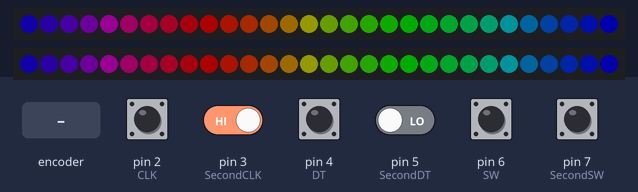
The sketch below on a simulated Arduino Uno, built with avr-gcc and run on an emulated ATmega328P. Parts: 2 × 30 RGB LEDs in strip order, left to right. The test bench sets the inputs (shaded band); at power-on: pin 2 (CLK), pin 3 (SecondCLK), pin 4 (DT), pin 6 (SW), pin 7 (SecondSW) HIGH, pin 5 (SecondDT) LOW. Dim RGB values are drawn brighter than linear.

Above: at 5.0 s.
5.1 s: rotary encoder on pin 2 (CLK) / pin 4 (DT) turned 1 step (first pin leading)
At 5.5 s:
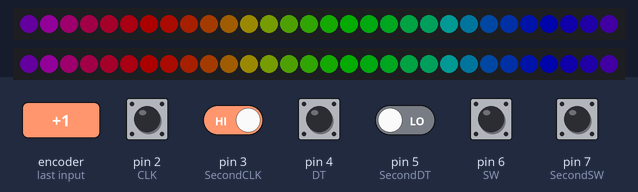
6.8 s: pin 3 (SecondCLK) driven LOW
At 6.8 s:
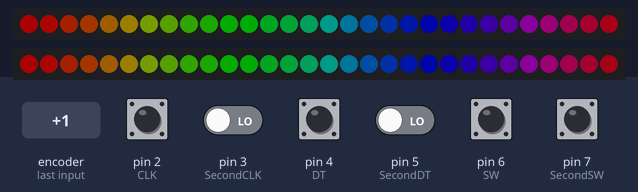
8.3 s: pin 3 (SecondCLK) driven HIGH
At 8.6 s:
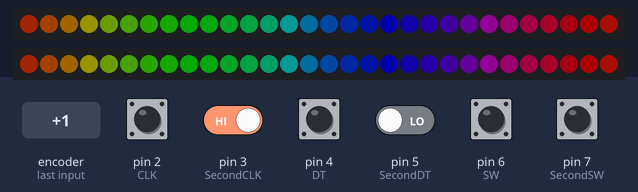
10.4 s: rotary encoder on pin 2 (CLK) / pin 4 (DT) turned 1 step (first pin leading)
At 36.6 s:
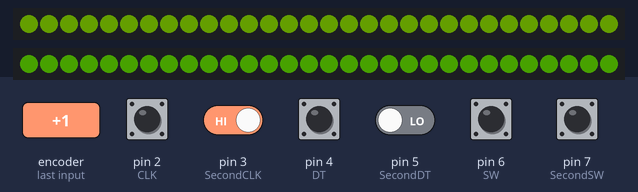

The sketch:

TwoStripTwoRotary.ino
```cpp
#include <Adafruit_NeoPixel.h>
#include <avr/power.h>

const int CLK = 2; // Used for generating interrupts using CLK signal
const int SecondCLK = 3; // Used for generating interrupts using CLK signal

const int DT = 4;  // Used for reading DT signal
const int SecondDT = 5;  // Used for reading DT signal

const int SW = 6;  // Used for the push button switch
const int SecondSW = 7;  // Used for the push button switch

#define NUMPIXELS      30

// Keep track of last rotary value
int lastCount = 50;
int SecondLastCount = 50;

bool changeLEDs = true;
bool SecondChangeLEDs = true;

bool changeBrightness = false;
bool SecondChangeBrightness = false;

int brightness = 50;
int SecondBrightness = 50;

int adjuster = 1;
int SecondAdjuster = 1;

Adafruit_NeoPixel pixels = Adafruit_NeoPixel(NUMPIXELS, 8, NEO_GRB + NEO_KHZ800);
Adafruit_NeoPixel SecondPixels = Adafruit_NeoPixel(NUMPIXELS, 9, NEO_GRB + NEO_KHZ800);

// Updated by the ISR (Interrupt Service Routine)
volatile int virtualPosition = 50;
volatile int SecondVirtualPosition = 50;

// ------------------------------------------------------------------
// INTERRUPT     INTERRUPT     INTERRUPT     INTERRUPT     INTERRUPT
// ------------------------------------------------------------------
void isr ()  {
  static unsigned long lastInterruptTime = 0;
  unsigned long interruptTime = millis();

  // If interrupts come faster than 5ms, assume it's a bounce and ignore
  if (interruptTime - lastInterruptTime > 5) {
    if (digitalRead(DT) == LOW)
    {
      virtualPosition-- ; // Could be -5 or -10
    }
    else {
      virtualPosition++ ; // Could be +5 or +10
    }
    if (virtualPosition >= 256)
    {
      virtualPosition = 0;
    }
    else if (virtualPosition < 0) {
      virtualPosition = 255;
    }
    // Restrict value from 0 to +100
    // virtualPosition = min(255, max(0, virtualPosition));

    // Keep track of when we were here last (no more than every 5ms)
    lastInterruptTime = interruptTime;
  }

}

void isr2 ()  {
  static unsigned long lastInterruptTime = 0;
  unsigned long interruptTime = millis();

  // If interrupts come faster than 5ms, assume it's a bounce and ignore
  if (interruptTime - lastInterruptTime > 5) {
    if (digitalRead(SecondDT) == LOW)
    {
      SecondVirtualPosition-- ; // Could be -5 or -10
    }
    else {
      SecondVirtualPosition++ ; // Could be +5 or +10
    }
    if (SecondVirtualPosition >= 256)
    {
      SecondVirtualPosition = 0;
    }
    else if (SecondVirtualPosition < 0) {
      SecondVirtualPosition = 255;
    }
    // Restrict value from 0 to +100
    // virtualPosition = min(255, max(0, virtualPosition));

    // Keep track of when we were here last (no more than every 5ms)
    lastInterruptTime = interruptTime;
  }

}

// ------------------------------------------------------------------
// SETUP    SETUP    SETUP    SETUP    SETUP    SETUP    SETUP
// ------------------------------------------------------------------
void setup() {
  // Just whilst we debug, view output on serial monitor
  // Serial.begin(9600);

  // Rotary pulses are INPUTs
  pinMode(CLK, INPUT);
  pinMode(DT, INPUT);
  pinMode(SecondCLK, INPUT);
  pinMode(SecondDT, INPUT);
  // Switch is floating so use the in-built PULLUP so we don't need a resistor
  pinMode(SW, INPUT_PULLUP);
  pinMode(SecondSW, INPUT_PULLUP);

  // Attach the routine to service the interrupts
  attachInterrupt(digitalPinToInterrupt(CLK), isr, LOW);
  attachInterrupt(digitalPinToInterrupt(SecondCLK), isr2, LOW);

  pixels.begin(); // This initializes the NeoPixel library.
  SecondPixels.begin(); // This initializes the NeoPixel library.

  rainbowCycle(20);
  // Ready to go!
  //Serial.println("Start");
}

// ------------------------------------------------------------------
// MAIN LOOP     MAIN LOOP     MAIN LOOP     MAIN LOOP     MAIN LOOP
// ------------------------------------------------------------------
void loop() {

  // Is someone pressing the rotary switch?
  if ((!digitalRead(SW))) {
    //virtualPosition = 50;
    changeBrightness = true;
    // Serial.println("Reset");
    //while (!digitalRead(SW))
    delay(10);
    //Serial.println("ResetOff");
  }
  else {
    changeBrightness = false;
  }

  // Is someone pressing the rotary switch?
  if ((!digitalRead(SecondSW))) {
    //virtualPosition = 50;
    SecondChangeBrightness = true;
    // Serial.println("Reset");
    //while (!digitalRead(SW))
    delay(10);
    //Serial.println("ResetOff");
  }
  else {
    SecondChangeBrightness = false;
  }

  // If the current rotary switch position has changed then update everything
  if (virtualPosition != lastCount) {
    changeLEDs = true;
    // Keep track of this new value
    lastCount = virtualPosition ;
  }
  // If the current rotary switch position has changed then update everything
  if (SecondVirtualPosition != SecondLastCount) {
    SecondChangeLEDs = true;
    // Keep track of this new value
    SecondLastCount = SecondVirtualPosition ;
  }

  if (changeBrightness) {

    brightness += adjuster;

    if (brightness >= 255 || brightness <= 0) {
      adjuster *= -1;
    }
  }
  if (SecondChangeBrightness) {

    SecondBrightness += SecondAdjuster;

    if (SecondBrightness >= 255 || SecondBrightness <= 0) {
      SecondAdjuster *= -1;
    }
  }

  if (changeBrightness || changeLEDs) {
    for (int i = 0; i < NUMPIXELS; i++) {

      // pixels.Color takes RGB values, from 0,0,0 up to 255,255,255
      pixels.setPixelColor(i, Wheel((virtualPosition) & 255));
    }
    pixels.show(); // This sends the updated pixel color to the hardware.
    changeLEDs = false;
  }

  if (SecondChangeBrightness || SecondChangeLEDs) {
    for (int i = 0; i < NUMPIXELS; i++) {

      // pixels.Color takes RGB values, from 0,0,0 up to 255,255,255
      SecondPixels.setPixelColor(i, SecondWheel((SecondVirtualPosition) & 255));
    }
    SecondPixels.show(); // This sends the updated pixel color to the hardware.
    SecondChangeLEDs = false;
  }

}


// Slightly different, this makes the rainbow equally distributed throughout
void rainbowCycle(uint8_t wait) {
  uint16_t i, j;

  for (j = 0; j < 256 * 5; j++) { // 5 cycles of all colors on wheel
    for (i = 0; i < NUMPIXELS; i++) {
      pixels.setPixelColor(i, Wheel(((i * 256 / pixels.numPixels()) + j) & 255));
      SecondPixels.setPixelColor(i, Wheel(((i * 256 / SecondPixels.numPixels()) + j) & 255));
    }
    pixels.show();
    SecondPixels.show();
    delay(wait);
  }
}

// Input a value 0 to 255 to get a color value.
// The colours are a transition r - g - b - back to r.
uint32_t Wheel(byte WheelPos) {
  WheelPos = 255 - WheelPos;
  if (WheelPos < 85) {
    return pixels.Color((255 - WheelPos * 3) * brightness / 255, 0, (WheelPos * 3) * brightness / 255);
  }
  if (WheelPos < 170) {
    WheelPos -= 85;
    return pixels.Color(0, (WheelPos * 3) * brightness / 255, (255 - WheelPos * 3) * brightness / 255);
  }
  WheelPos -= 170;
  return pixels.Color((WheelPos * 3) * brightness / 255, (255 - WheelPos * 3) * brightness / 255, 0);
}

// Input a value 0 to 255 to get a color value.
// The colours are a transition r - g - b - back to r.
uint32_t SecondWheel(byte WheelPos) {
  WheelPos = 255 - WheelPos;
  if (WheelPos < 85) {
    return SecondPixels.Color((255 - WheelPos * 3) * SecondBrightness / 255, 0, (WheelPos * 3) * SecondBrightness / 255);
  }
  if (WheelPos < 170) {
    WheelPos -= 85;
    return SecondPixels.Color(0, (WheelPos * 3) * SecondBrightness / 255, (255 - WheelPos * 3) * SecondBrightness / 255);
  }
  WheelPos -= 170;
  return SecondPixels.Color((WheelPos * 3) * SecondBrightness / 255, (255 - WheelPos * 3) * SecondBrightness / 255, 0);
}
```
